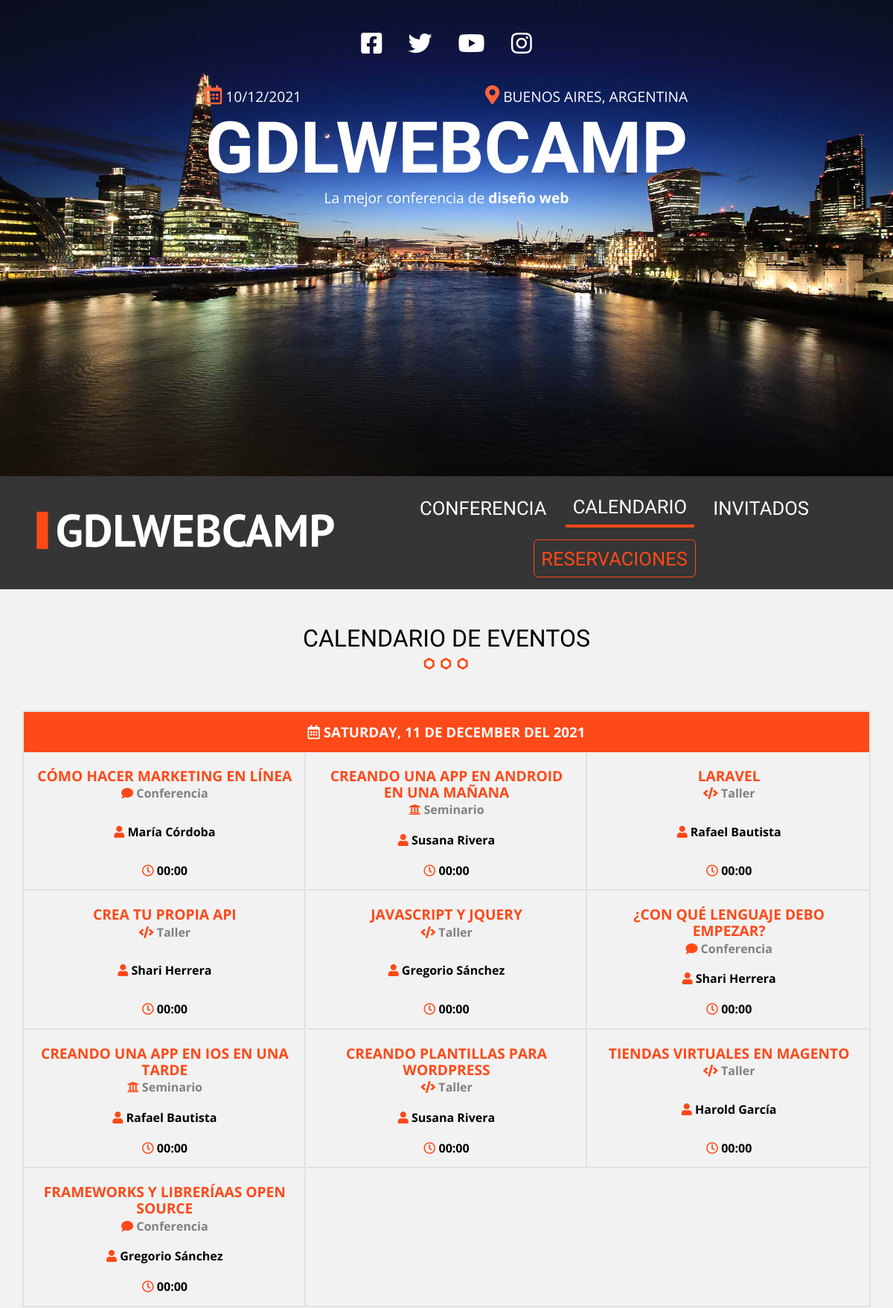
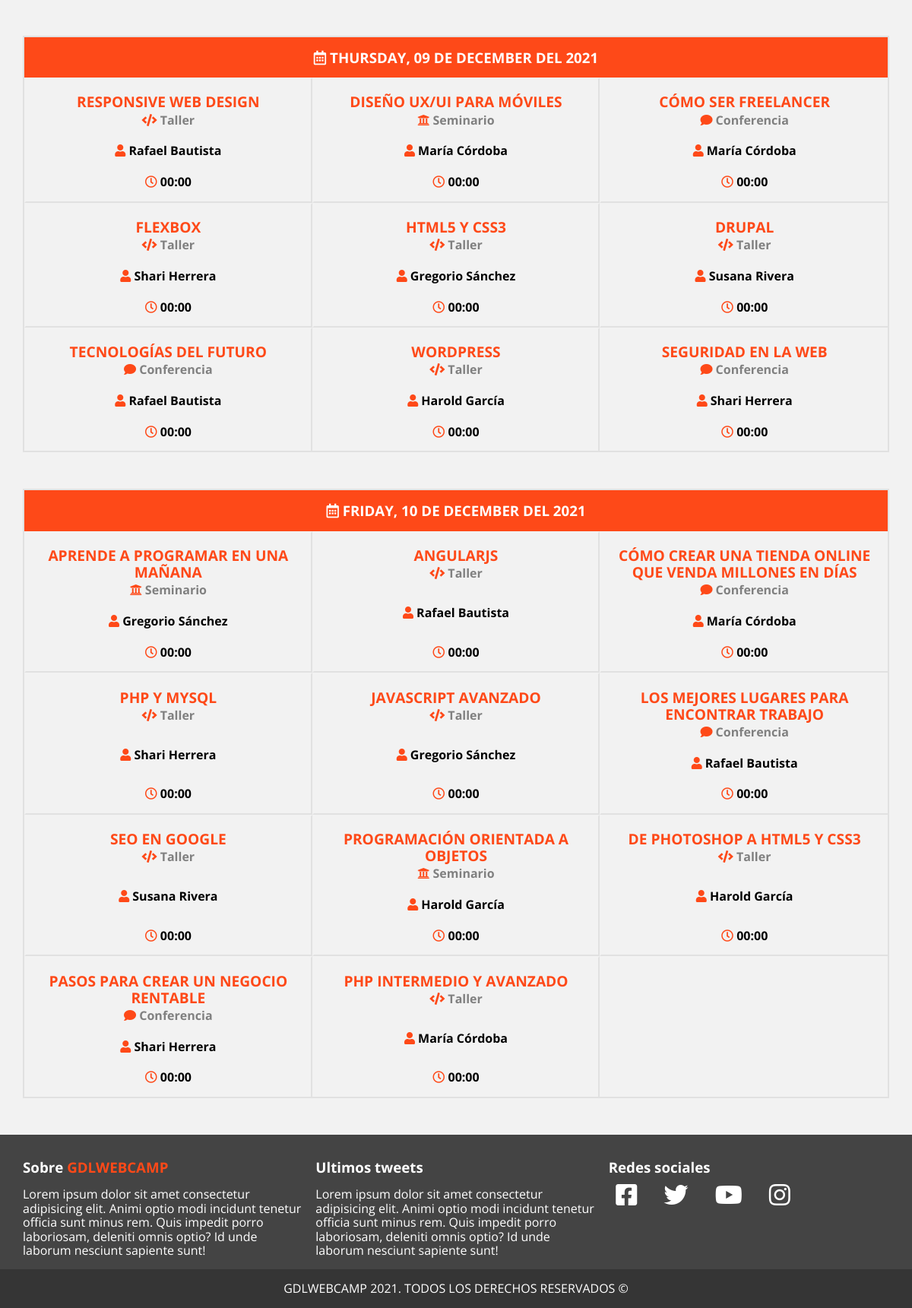
/calendario, run on the app's committed database (2 pictures, top to bottom).
### tables this page shows
CREATE TABLE eventos 
(
    id TINYINT NOT NULL AUTO_INCREMENT PRIMARY KEY,
    titulo VARCHAR(64) NOT NULL,
    hora DATE NOT NULL,
    fechaId TINYINT,
    categoriaId TINYINT,
    invitadoId TINYINT,
    CONSTRAINT FK_fchEvento FOREIGN KEY (fechaId) REFERENCES fechas(id),
    CONSTRAINT FK_catEvento FOREIGN KEY (categoriaId) REFERENCES categorias(id),
    CONSTRAINT FK_invEvento FOREIGN KEY (invitadoId) REFERENCES invitados(id)
);

CREATE TABLE categorias 
(
    id TINYINT NOT NULL AUTO_INCREMENT PRIMARY KEY,
    titulo VARCHAR(64) NOT NULL,
    icono VARCHAR(16) DEFAULT NULL
);

### controllers/PublicController.php (called while the page is built, shortened)
<?php
class PublicController
{
    public static function calendario(Router $router)
    {
        $query = "SELECT eventos.id, eventos.titulo, hora, fechas.fecha, concat(invitados.nombre, ' ', invitados.apellido) as invitado, categorias.titulo as categoria, icono FROM eventos ";
        $query .= "INNER JOIN invitados ON eventos.invitadoId = invitados.id ";
        $query .= "INNER JOIN categorias ON eventos.categoriaId = categorias.id ";
        $query .= "INNER JOIN fechas ON eventos.fechaId = fechas.id ";
        $query .= "ORDER BY hora";
        $events = ActiveRecord::query($query);
        $dates = [];
        foreach($events as $event)
        {
            $dates[$event["fecha"]][] = $event;
        }
        $router->render("public/calendario",
        [
            "dates" => $dates
        ]);
    }
}

### public/index.php (called while the page is built, shortened)
<?php
$router = new Router();
$router->get("/", [PublicController::class, "index"]);
$router->get("/conferencia", [PublicController::class, "conferencia"]);
$router->get("/calendario", [PublicController::class, "calendario"]);
$router->get("/invitados", [PublicController::class, "invitados"]);
$router->get("/reservaciones", [PublicController::class, "reservaciones"]);
$router->post("/reservaciones", [PublicController::class, "reservaciones"]);
$router->checkRoutes();

### models/ActiveRecord.php (called while the page is built, shortened)
<?php
class ActiveRecord
{
    protected static $db;
    public static function setDB($database)
    {
        self::$db = $database;
    }
    public static function query($query)
    {
        $array = [];
        $result = self::$db->query($query);
        while($row = $result->fetch_assoc())
        {
            $array[$row["id"]] = $row;
        }
        return $array;
    }
}

### views/public/calendario.php (the view)
<section class="container section">
    <h2 class="section-h">Calendario de eventos</h2>
    <?php foreach($dates as $key => $date): ?>
        <div class="calendars-hero section">
            <h3 class="calendar-header"><span class="far fa-calendar-alt"></span> <?php echo utf8_encode(strftime("%A, %d de %B del %Y", strtotime($key))); ?></h3>
            <div class="calendars">
                <?php foreach($date as $event): ?>
                    <div class="calendar">
                        <div>
                            <p class="calendar-title"><?php echo $event["titulo"]; ?></p>
                            <p class="calendar-category">
                                <span class="color-orange fa <?php echo $event["icono"]; ?>"></span>
                                <?php echo $event["categoria"] ?>
                            </p>
                        </div>
                        <p class="calendar-guest"><span class="fas fa-user color-orange"></span> <?php echo $event["invitado"]; ?></p>
                        <p><span class="far fa-clock color-orange"></span> <?php echo utf8_encode(strftime("%R", strtotime($event["hora"]))); ?></p>
                    </div>
                <?php endforeach; ?>
            </div>
        </div>
    <?php endforeach; ?>
</section>

### public/css/layout.css (style rules this page uses)
html { box-sizing: border-box; }
*, *:before, *:after { box-sizing: inherit; }
body { background-color: #f2f2f2; font-family: 'Open Sans', sans-serif; }
.container { width: 95%; max-width: 75rem; margin: 0 auto; }
.section { margin-top: 3rem; margin-bottom: 3rem; }
h2 { font-family: 'Oswald', sans-serif; }
.section-h { margin: 2rem 0 0; font-family: 'Oswald', sans-serif; font-size: 2rem; font-weight: normal; text-align: center; text-transform: uppercase; }
.section-h::after { content: ""; background-image: url("../img/separador.png"); display: block; margin: 0 auto; width: 100px; height: 30px; }
.calendars-hero { border: 2px solid #e1e1e1; }
.calendars { display: grid; grid-template-columns: repeat(3, 1fr); font-weight: bold; text-align: center; }
.calendar { display: flex; flex-direction: column; justify-content: space-between; gap: 1.4rem; padding: 1rem; background-color: #f2f2f2; border: 2px solid transparent; border-right: 2px solid #e1e1e1; border-bottom: 2px solid #e1e1e1; transition: background-color .2s ease, transform .2s ease, border .2s ease; }
.calendar-header { margin: 0; padding: 1rem; background-color: #fe4918; color: white; text-align: center; text-transform: uppercase; }
.calendar p { margin: 0; }
.calendar-title { padding: .2rem 0; color: #fe4918; font-size: 1.2rem; text-transform: uppercase; }
.calendar-category { display: block; color: grey; }
@media (min-width: 992px) { .calendar:nth-child(3n) { border-right: none; } }
@media (min-width: 992px) { .calendar:nth-last-child(-n + 3):nth-child(3n + 1), .calendar:nth-last-child(-n + 3):nth-child(3n + 1) ~ .calendar { border-bottom: none; } }
.color-orange { color: #fe4918; }

### data on the page
eventos: titulo "CÓMO HACER MARKETING EN LÍNEA", categoriaId.titulo "Conferencia", invitado "María Córdoba", hora "00:00"
eventos: titulo "CREANDO UNA APP EN ANDROID EN UNA MAÑANA", categoriaId.titulo "Seminario", invitado "Susana Rivera", hora "00:00"
eventos: titulo "LARAVEL", categoriaId.titulo "Taller", invitado "Rafael Bautista", hora "00:00"
eventos: titulo "CREA TU PROPIA API", categoriaId.titulo "Taller", invitado "Shari Herrera", hora "00:00"
eventos: titulo "JAVASCRIPT Y JQUERY", categoriaId.titulo "Taller", invitado "Gregorio Sánchez", hora "00:00"
eventos: titulo "¿CON QUÉ LENGUAJE DEBO EMPEZAR?", categoriaId.titulo "Conferencia", invitado "Shari Herrera", hora "00:00"
eventos: titulo "CREANDO UNA APP EN IOS EN UNA TARDE", categoriaId.titulo "Seminario", invitado "Rafael Bautista", hora "00:00"
eventos: titulo "CREANDO PLANTILLAS PARA WORDPRESS", categoriaId.titulo "Taller", invitado "Susana Rivera", hora "00:00"
eventos: titulo "TIENDAS VIRTUALES EN MAGENTO", categoriaId.titulo "Taller", invitado "Harold García", hora "00:00"
eventos: titulo "FRAMEWORKS Y LIBRERÍAAS OPEN SOURCE", categoriaId.titulo "Conferencia", invitado "Gregorio Sánchez", hora "00:00"
eventos: titulo "RESPONSIVE WEB DESIGN", categoriaId.titulo "Taller", invitado "Rafael Bautista", hora "00:00"
eventos: titulo "DISEÑO UX/UI PARA MÓVILES", categoriaId.titulo "Seminario", invitado "María Córdoba", hora "00:00"
eventos: titulo "CÓMO SER FREELANCER", categoriaId.titulo "Conferencia", invitado "María Córdoba", hora "00:00"
eventos: titulo "FLEXBOX", categoriaId.titulo "Taller", invitado "Shari Herrera", hora "00:00"
eventos: titulo "HTML5 Y CSS3", categoriaId.titulo "Taller", invitado "Gregorio Sánchez", hora "00:00"
eventos: titulo "DRUPAL", categoriaId.titulo "Taller", invitado "Susana Rivera", hora "00:00"
eventos: titulo "TECNOLOGÍAS DEL FUTURO", categoriaId.titulo "Conferencia", invitado "Rafael Bautista", hora "00:00"
eventos: titulo "WORDPRESS", categoriaId.titulo "Taller", invitado "Harold García", hora "00:00"
eventos: titulo "SEGURIDAD EN LA WEB", categoriaId.titulo "Conferencia", invitado "Shari Herrera", hora "00:00"
eventos: titulo "APRENDE A PROGRAMAR EN UNA MAÑANA", categoriaId.titulo "Seminario", invitado "Gregorio Sánchez", hora "00:00"
eventos: titulo "ANGULARJS", categoriaId.titulo "Taller", invitado "Rafael Bautista", hora "00:00"
eventos: titulo "CÓMO CREAR UNA TIENDA ONLINE QUE VENDA MILLONES EN DÍAS", categoriaId.titulo "Conferencia", invitado "María Córdoba", hora "00:00"
eventos: titulo "PHP Y MYSQL", categoriaId.titulo "Taller", invitado "Shari Herrera", hora "00:00"
eventos: titulo "JAVASCRIPT AVANZADO", categoriaId.titulo "Taller", invitado "Gregorio Sánchez", hora "00:00"
eventos: titulo "LOS MEJORES LUGARES PARA ENCONTRAR TRABAJO", categoriaId.titulo "Conferencia", invitado "Rafael Bautista", hora "00:00"
eventos: titulo "SEO EN GOOGLE", categoriaId.titulo "Taller", invitado "Susana Rivera", hora "00:00"
eventos: titulo "PROGRAMACIÓN ORIENTADA A OBJETOS", categoriaId.titulo "Seminario", invitado "Harold García", hora "00:00"
eventos: titulo "DE PHOTOSHOP A HTML5 Y CSS3", categoriaId.titulo "Taller", invitado "Harold García", hora "00:00"
eventos: titulo "PASOS PARA CREAR UN NEGOCIO RENTABLE", categoriaId.titulo "Conferencia", invitado "Shari Herrera", hora "00:00"
eventos: titulo "PHP INTERMEDIO Y AVANZADO", categoriaId.titulo "Taller", invitado "María Córdoba", hora "00:00"

### other printed values
utf8_encode(strftime("%A, %d de %B del %Y", strtotime($key))) "SATURDAY, 11 DE DECEMBER DEL 2021"
utf8_encode(strftime("%A, %d de %B del %Y", strtotime($key))) "THURSDAY, 09 DE DECEMBER DEL 2021"
utf8_encode(strftime("%A, %d de %B del %Y", strtotime($key))) "FRIDAY, 10 DE DECEMBER DEL 2021"
